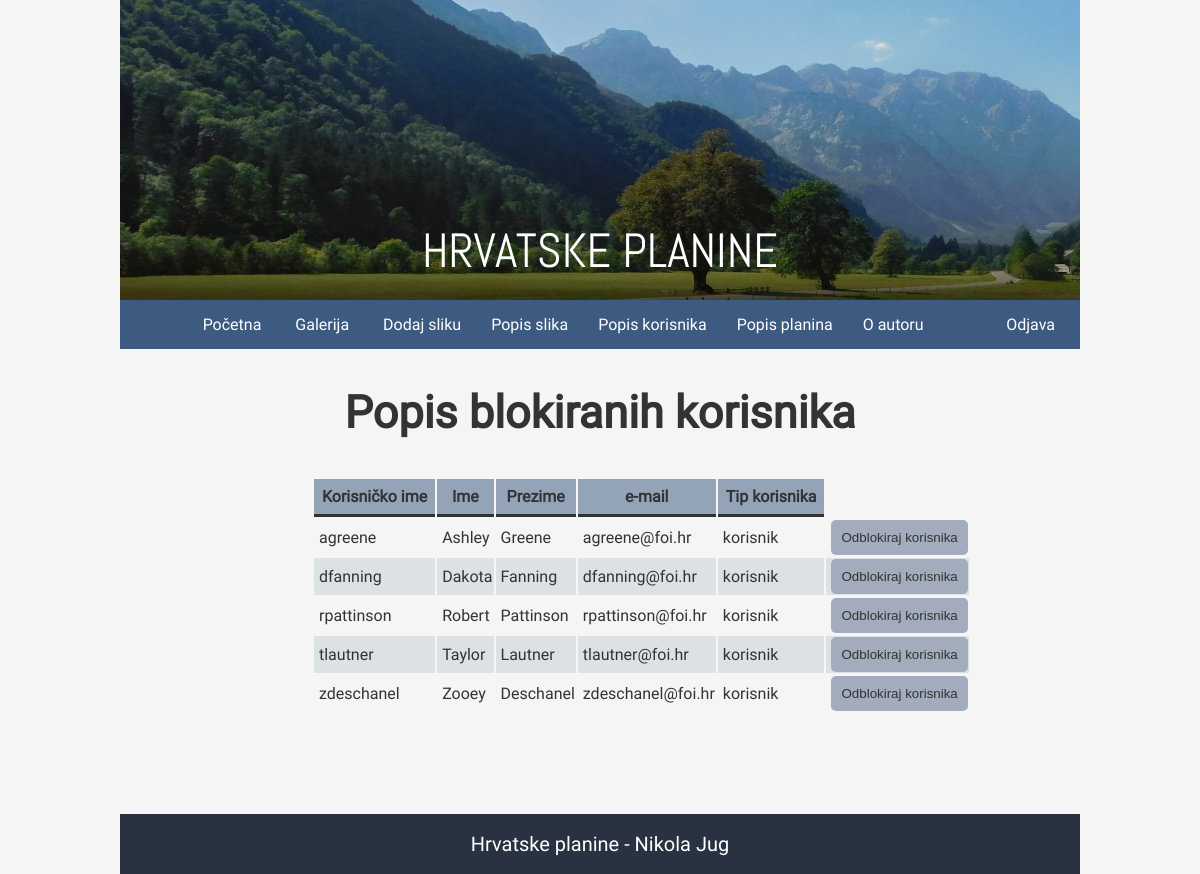
Screenshot of /popis_blokiranih_korisnika.php (signed in) with the database file from the repository.
### tables this page shows
CREATE TABLE IF NOT EXISTS `korisnik` (
  `korisnik_id` INT NOT NULL AUTO_INCREMENT,
  `tip_korisnika_id` INT NOT NULL,
  `korisnicko_ime` VARCHAR(50) NOT NULL,
  `lozinka` VARCHAR(50) NOT NULL,
  `ime` VARCHAR(50) NOT NULL,
  `prezime` VARCHAR(50) NOT NULL,
  `email` VARCHAR(100) NOT NULL,
  `blokiran` INT(1) NOT NULL,
  `slika` TEXT NULL,
  PRIMARY KEY (`korisnik_id`),
  INDEX `fk_korisnik_tip_korisnika_idx` (`tip_korisnika_id` ASC),
  CONSTRAINT `fk_korisnik_tip_korisnika`
    FOREIGN KEY (`tip_korisnika_id`)
    REFERENCES `tip_korisnika` (`tip_korisnika_id`)
    ON DELETE CASCADE
    ON UPDATE CASCADE);

CREATE TABLE IF NOT EXISTS `tip_korisnika` (
  `tip_korisnika_id` INT NOT NULL AUTO_INCREMENT,
  `naziv` VARCHAR(50) NOT NULL,
  PRIMARY KEY (`tip_korisnika_id`));

### public/baza.php (called while the page is built, shortened)
<?php
function izvrsiUpit($veza, $upit){
	$rezultat = mysqli_query($veza,$upit);
	return $rezultat;
}
?>

### public/popis_blokiranih_korisnika.php (the view, shortened to what this page needs)
<?php
include_once("baza.php");
$veza = spojiSeNaBazu();
$upit_korisnici = "SELECT korisnik.*, tip_korisnika.naziv FROM korisnik INNER JOIN tip_korisnika ON tip_korisnika.tip_korisnika_id = korisnik.tip_korisnika_id WHERE korisnik.blokiran = 1 ORDER BY korisnicko_ime";
$rezultat_korisnici = izvrsiUpit($veza, $upit_korisnici);
?>
<!DOCTYPE html>
<html lang="hr">
    <head>
        <link rel="stylesheet" type="text/css" href="stil.css">
    </head>
    <body>
        <?php
        include_once("navigacija.php");
        ?>
        <section id="main">
            <h1>Popis blokiranih korisnika</h1>
            <?php
            if ($rezultat_korisnici->num_rows != 0) {
                    echo "
                    <table style='margin-left: 20%'>
                <thead>
                    <th>Korisničko ime</th>
                    <th>Ime</th>
                    <th>Prezime</th>
                    <th>e-mail</th>
                    <th>Tip korisnika</th>
                </thead>
                <tbody>";
                } else {
                    echo "<p class='greska'>Nema blokiranih korisnika.</p>";
                }
                while ($red = mysqli_fetch_array($rezultat_korisnici)){
                    $id_korisnik = $red['korisnik_id'];
                    $kor_ime = $red['korisnicko_ime'];
                    $ime = $red['ime'];
                    $prezime = $red['prezime'];
                    $email = $red['email'];
                    $naziv_tipa = $red['naziv'];
                    $ime_skripte = $_SERVER['PHP_SELF'];
                    echo "<tr>\n";
                    echo "<td>{$kor_ime}</td>\n";
                    echo "<td>{$ime}</td>\n";
                    echo "<td>{$prezime}</td>\n";
                    echo "<td>{$email}</td>\n";
                    echo "<td>{$naziv_tipa}</td>\n";
                    echo "<td><form method='post' action='{$ime_skripte}'><input type='submit' name='odblokiraj-korisnika' class='gumb' value='Odblokiraj korisnika'><input type='hidden' name='id_korisnik' value='{$id_korisnik}'></form></td>\n";
                    echo "</tr>\n";
                }
                ?>
                </tbody>
            </table>
        </section>
        <?php include_once("podnozje.php");?>
    </body>
</html>

### public/navigacija.php (shortened to what this page needs)
<header>
    <div class="banner-tekst">
    Hrvatske planine
    </div>
</header>
<nav>
    <ul>
    <li class="navbar"><a class='navigacija' href="index.php">Početna</a></li>
    <li class="navbar"><a class='navigacija' href="galerija.php">Galerija</a></li>
        <?php
        if (isset($_SESSION["id_korisnik"])){
            echo "<li class='navbar'><a class='navigacija' href='dodaj_sliku.php'>Dodaj sliku</a></li>";
            echo "<li class='navbar'><a class='navigacija' href='popis_slika.php'>Popis slika</a></li>";
            if ($_SESSION["tip_korisnika"] == 0) {
                echo "<li class='navbar'><a class='navigacija' href='popis_korisnika.php'>Popis korisnika</a></li>";
                echo "<li class='navbar'><a class='navigacija' href='popis_planina.php'>Popis planina</a></li>";
            }
            echo "<li class='navbar' style='float:right'><a class='navigacija' href='prijava.php?odjava'>Odjava</a></li>";
            echo "<li class='navbar'><a class='navigacija' href='o_autoru.php'>O autoru</a></li>";
        } else {
            echo "<li class='navbar'><a class='navigacija' href='o_autoru.php'>O autoru</a></li>";
            echo "<li class='navbar' style='float:right'><a class='navigacija' href='prijava.php'>Prijava</a></li>";
        }
        ?>
    </ul>
</nav>

### public/podnozje.php
<footer>
Hrvatske planine - Nikola Jug
</footer>

### public/stil.css (style rules this page uses)
body { width: 60%; min-width: 750px; margin: 0 auto; background-color: #f5f5f5; font-family: 'Roboto', sans-serif; color: #333; }
header { background-image: url(slike/banner.jpg); width: 100%; height: 300px; }
.banner-tekst { z-index: 2; color: #fff; font-size: 3rem; text-transform: uppercase; text-align: center; position: relative; padding-top: 220px; font-family: 'Abel', sans-serif; }
nav { list-style-type: none; width: 100%; margin: 0; background-color: #3D5A80; text-align: center; }
nav > ul { margin: 0; padding: 15px; margin-right: -5px; }
.navbar { display: inline; }
.navigacija { color: #fff; text-decoration: none; padding: 15px; }
footer { background-color: #293241; color: #fff; padding: 10px; text-align: center; line-height: 200%; font-size: 20px; margin-top: 100px; margin-bottom: 0; clear: both; }
#main { min-height: calc(100vh - 349px - 180px); }
h1 { text-align: center; font-size: 45px; }
.gumb { border:none; border-radius: 5px; background-color: #a2acbd; color: #333; padding: 10px; }
table { font-size: 16px; }
thead { background-color: #93a3b8; }
th { border-bottom: 3px solid #333; padding: 8px; }
tbody > tr:nth-child(even) { background-color: #DCE1E3; }
td { padding-left: 5px; }
@media (max-width: 1600px) { body { width: 80%; } }

### rows the page displays
korisnik: korisnicko_ime "agreene", ime "Ashley", prezime "Greene", email "agreene@foi.hr", tip_korisnika.naziv "korisnik"
korisnik: korisnicko_ime "dfanning", ime "Dakota", prezime "Fanning", email "dfanning@foi.hr", tip_korisnika.naziv "korisnik"
korisnik: korisnicko_ime "rpattinson", ime "Robert", prezime "Pattinson", email "rpattinson@foi.hr", tip_korisnika.naziv "korisnik"
korisnik: korisnicko_ime "tlautner", ime "Taylor", prezime "Lautner", email "tlautner@foi.hr", tip_korisnika.naziv "korisnik"
korisnik: korisnicko_ime "zdeschanel", ime "Zooey", prezime "Deschanel", email "zdeschanel@foi.hr", tip_korisnika.naziv "korisnik"
